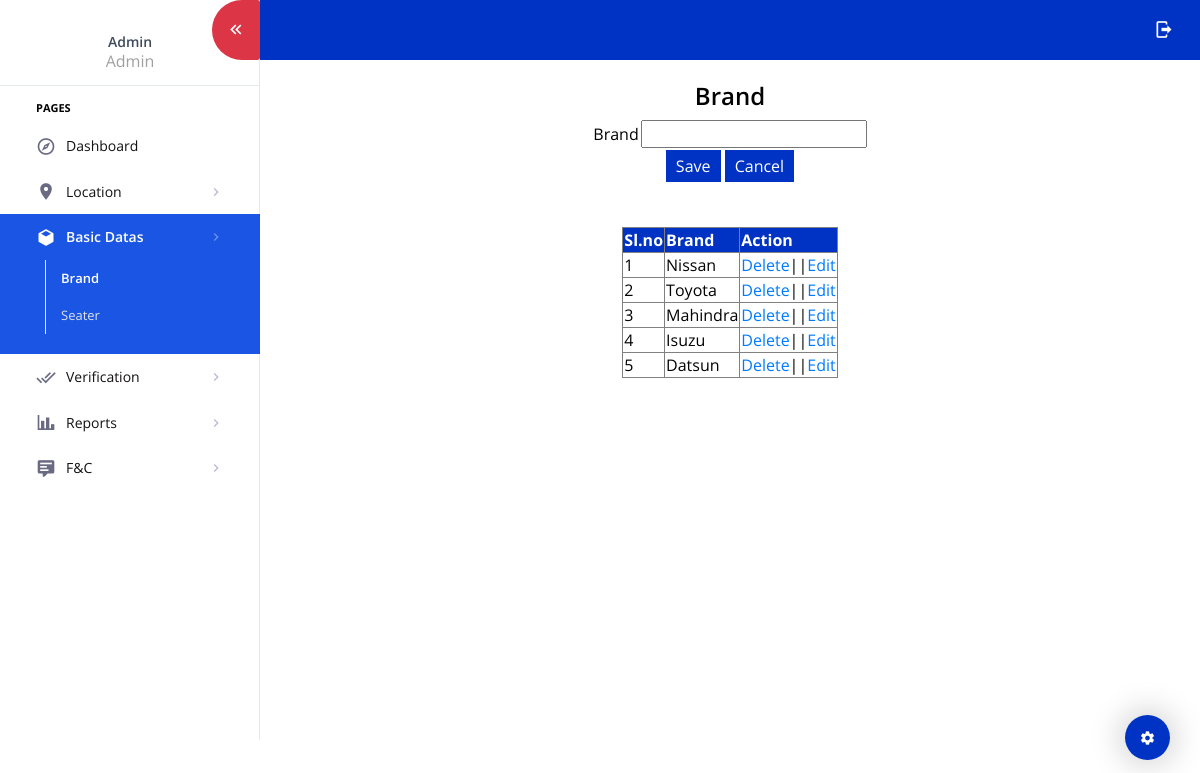
Screenshot of /Admin/Brand.php (signed in) with the database file from the repository.
### tables this page shows
CREATE TABLE `tbl_brand` (
  `brand_id` int(11) NOT NULL,
  `brand_name` varchar(100) NOT NULL
);

### web/Admin/Brand.php (the view, shortened to what this page needs)
<!DOCTYPE html>
<html lang="en">
<head>
</head>
<body>
<?php
include("Head.php");
			?>
   		 	<?php
$bid="";
$bname="";
?>
    <br>
<form id="form1" name="form1" method="post" action="">
	<h3 align="center">Brand</h3>
        <table border='0' align="center">
            <tr>
                <td>
                    Brand
                </td>
                <td><input type="text" name="txt_brand" id="" value="<?php echo $bname ?>">
            <input type="hidden" name="txt_hid" value="<?php echo $bid ?>"></td>
            </tr>
            <tr>
                <td colspan=2 align="center"><input type="submit" value="Save" name="btn_save"style="background-color:#0033c4;border:white;color:white;padding:5px 10px">
                <input type="reset" value="Cancel" style="background-color:#0033c4;border:white;color:white;padding:5px 10px"></td>
            </tr>
        </table>
    </form>
    <br><br>
    <table border=1 align=center>
        <tr style="background-color:#0033c4;color:white">
            <th>Sl.no</th>
            <th>Brand</th>
            <th>Action</th>
        </tr>
        <?php
        $i=0;
        $selQry="select * from tbl_brand";
        $row=$Conn->query($selQry);
	    while($data=$row->fetch_assoc())
	    {
		    $i++;
        ?>
        <tr>
            <td><?php  echo $i; ?></td>
            <td><?php  echo $data["brand_name"]?></td>
            <td><a href="Brand.php?did=<?php echo $data["brand_id"] ?>">Delete</a>||<a href="Brand.php?edid=<?php echo $data["brand_id"] ?>">Edit</td>
        </tr>
        <?php
        }
        ?>
    </table>
</body>
<?php
include("Foot.php");
?>
</html>

### rows the page displays
tbl_brand: brand_name "Nissan"
tbl_brand: brand_name "Toyota"
tbl_brand: brand_name "Mahindra"
tbl_brand: brand_name "Isuzu"
tbl_brand: brand_name "Datsun"

### other values shown
$_SESSION["adname"] "Admin"
